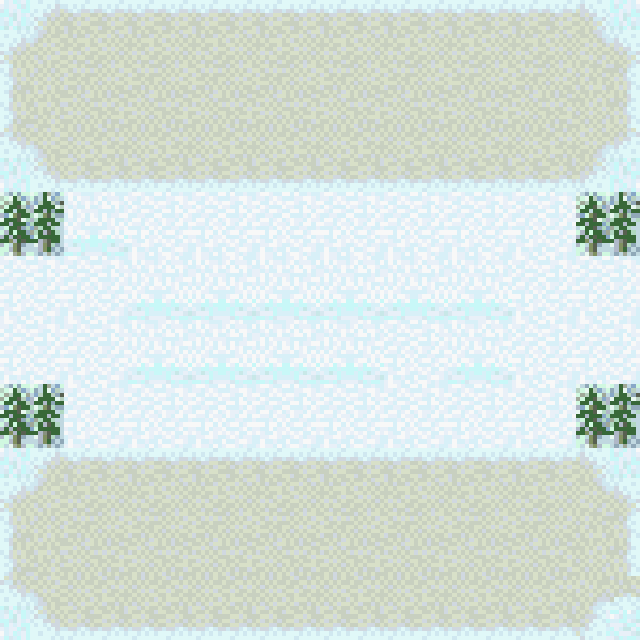

Below is a game level as drawn by its tile map, then a one-line description and the .tmx that defines it (tile-layer data replaced by summaries):
An orthogonal 10x10 tile map with 64x64 px tiles, 1 tile layer (Tile Layer 1).

<map version="1.0" orientation="orthogonal" width="10" height="10" tilewidth="64" tileheight="64">
 <tileset firstgid="1" name="snow64" tilewidth="64" tileheight="64">
  <image source="snow64.png" width="1024" height="512" />
 </tileset>
 <layer name="Tile Layer 1" width="10" height="10">
  <data>[100 cells, 100 non-empty, 13 distinct tile ids]</data>
 </layer>
</map>
